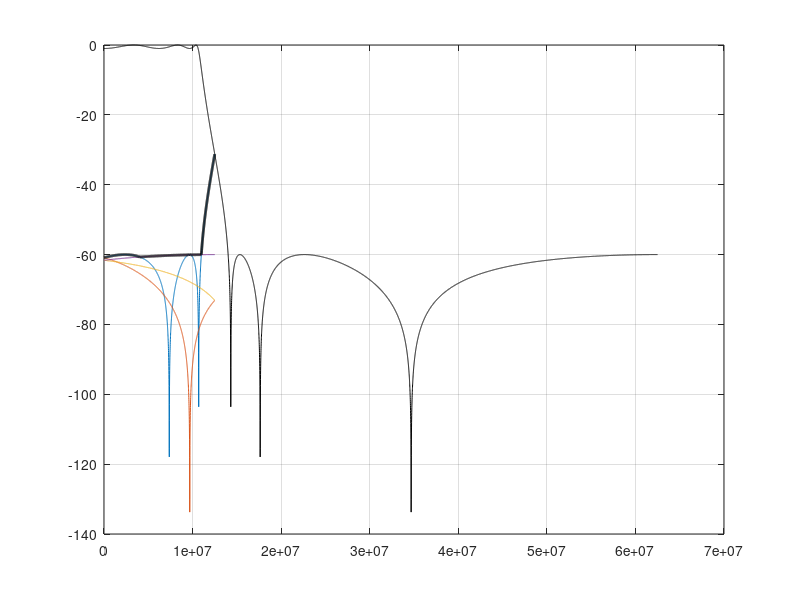
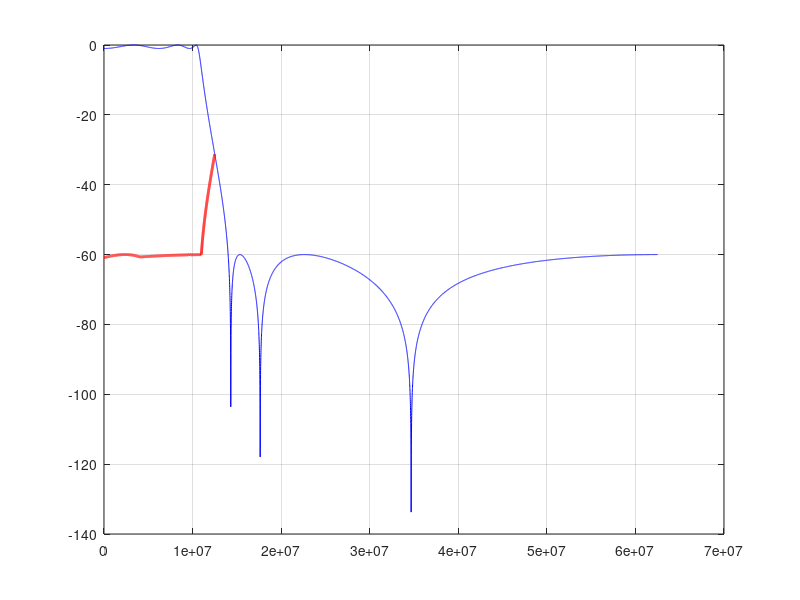

These figures' MATLAB source, in order:
%%
clear all; close all; clc;
fs = 125e6; T = 1/fs;
N = 2048;
R = 5;
e = 0.85;
fp = (fs/R*e/2);

[Ord, Wp] = ellipord(e/R, (1/e)/R, 1, 60 );
[B, A] = ellip(Ord, 1, 60, fp/(fs/2));

[H, F] = freqz(B, A, R*N+1, fs);

Hr = reshape(H(2:end), N, R)';
Hr(2:2:end, :) = Hr(2:2:end, end:-1:1);

Fr = F(2:N+1);
Hrtot = max(abs(Hr(2:end, :)));

figure;
plot(F, 20*log10(abs(H)), '-k', Fr, 20*log10(abs(Hr(2:end, :)))', Fr, 20*log10(Hrtot), '-k','LineWidth', 2); grid on

figure;
plot(F, 20*log10(abs(H)), '-b', Fr, 20*log10(Hrtot), '-r','LineWidth', 2); grid on